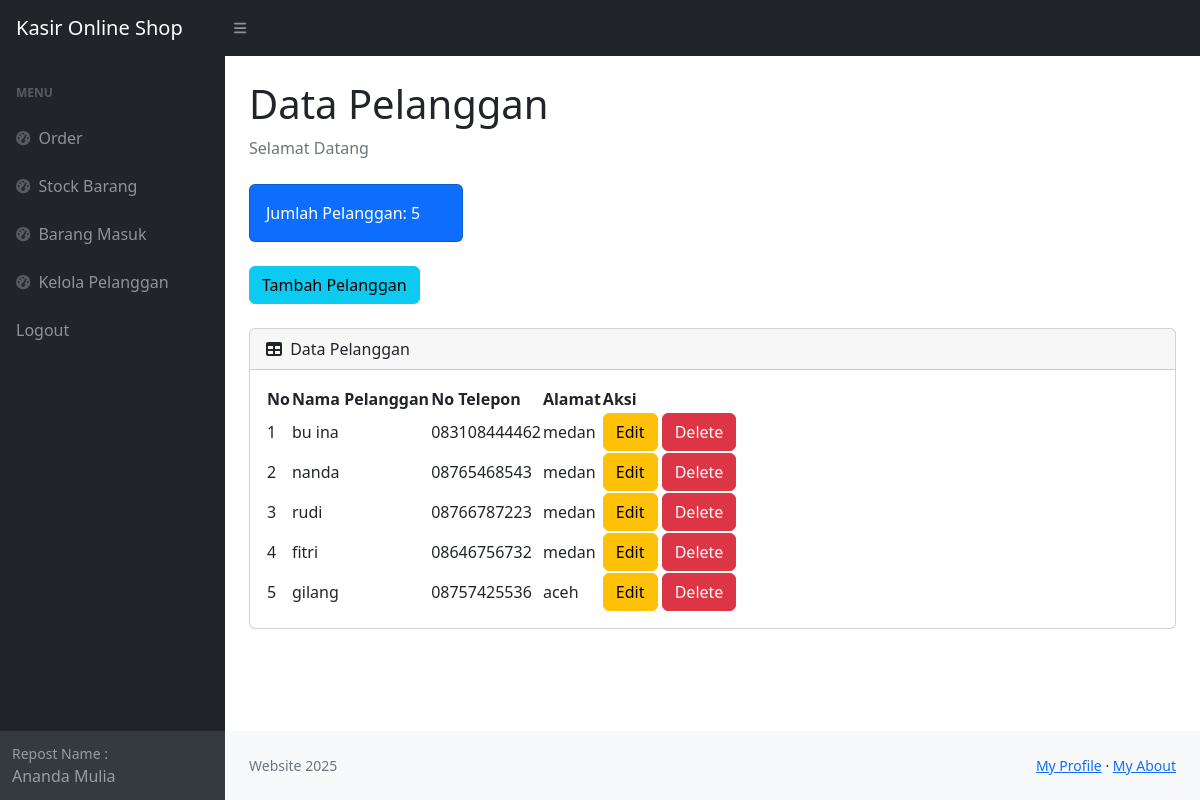
Page /pelanggan.php (signed in) on the committed database.
### tables this page shows
CREATE TABLE `pelanggan` (
  `idpelanggan` int(11) NOT NULL,
  `namapelanggan` varchar(30) NOT NULL,
  `notelp` varchar(15) NOT NULL,
  `alamat` text NOT NULL
);

### pelanggan.php (the view, shortened to what this page needs)
<?php
require 'ceklogin.php';
$h1 = mysqli_query($c,"select * from pelanggan");
$h2 = mysqli_num_rows($h1);
?>
<!DOCTYPE html>
<html lang="en">
    <head>
        <link href="https://cdn.datatables.net/1.10.20/css/datatables.bootsrap4.min.css" rel="stylesheet" />
        <link href="https://cdn.jsdelivr.net/npm/simple-datatables@7.1.2/dist/style.min.css" rel="stylesheet" />
        <link href="css/styles.css" rel="stylesheet" />
    </head>
    <body class="sb-nav-fixed">
        <nav class="sb-topnav navbar navbar-expand navbar-dark bg-dark">
            <a class="navbar-brand ps-3" href="index.php">Kasir Online Shop</a>
        <button class="btn btn-link btn-sm order-1 lg-0" id="sidebarToggle" href="#!"><i class="fas fa-bars"></i></button>
        </nav>
        <div id="layoutSidenav">
            <div id="layoutSidenav_nav">
                <nav class="sb-sidenav accordion sb-sidenav-dark" id="sidenavAccordion">
                    <div class="sb-sidenav-menu">
                        <div class="nav">
                            <div class="sb-sidenav-menu-heading">Menu</div>
                            <a class="nav-link" href="index.php">
                                <div class="sb-nav-link-icon"><i class="fas fa-tachometer-alt"></i></div>
                                Order
                            </a>
                            <a class="nav-link" href="stock.php">
                                <div class="sb-nav-link-icon"><i class="fas fa-tachometer-alt"></i></div>
                                Stock Barang
                            </a>
                            <a class="nav-link" href="masuk.php">
                                <div class="sb-nav-link-icon"><i class="fas fa-tachometer-alt"></i></div>
                                Barang Masuk
                            </a>
                            <a class="nav-link" href="Pelanggan.php">
                                <div class="sb-nav-link-icon"><i class="fas fa-tachometer-alt"></i></div>
                                Kelola Pelanggan
                            </a>
                            <a class="nav-link" href="logout.php">
                                Logout
                            </a>
                        </div>
                    </div>
                    <div class="sb-sidenav-footer">
                        <div class="small">Repost Name :</div>
                        Ananda Mulia
                    </div>
                </nav>
            </div>
            <div id="layoutSidenav_content">
                <main>
                    <div class="container-fluid px-4">
                        <h1 class="mt-4">Data Pelanggan</h1>
                        <ol class="breadcrumb mb-4">
                            <li class="breadcrumb-item active">Selamat Datang</li>
                        </ol>
                        <div class="row">
                            <div class="col-xl-3 col-md-6">
                                <div class="card bg-primary text-white mb-4">
                                    <div class="card-body">Jumlah Pelanggan: <?=$h2;?></div>
                                    </div>
                                </div>
                        </div>
                            <button type="button" class="btn btn-info mb-4" data-toggle="modal" data-target="#myModal">
                                 Tambah Pelanggan
                            </button>
                        <div class="card mb-4">
                            <div class="card-header">
                                <i class="fas fa-table me-1"></i>
                                Data Pelanggan
                            </div>
                            <div class="card-body">
                                <table id="datatablesSimple">
                                    <thead>
                                        <tr>
                                            <th>No</th>
                                            <th>Nama Pelanggan</th>
                                            <th>No Telepon</th>
                                            <th>Alamat</th>
                                            <th>Aksi</th>
                                        </tr>
                                    </thead>
                                    <tbody>
                                    <?php
                                    $get = mysqli_query($c,"select * from pelanggan");
                                    $i = 1;
                                    while($p=mysqli_fetch_array($get)){
                                    $namapelanggan = $p['namapelanggan'];
                                    $notelp = $p['notelp'];
                                    $alamat = $p['alamat'];
                                    $idpl = $p['idpelanggan'];
                                    ?>
                                        <tr>
                                            <td><?=$i++;?></td>
                                            <td><?=$namapelanggan;?></td>
                                            <td><?=$notelp;?></td>
                                            <td><?=$alamat;?></td>
                                            <td>
                                            <button type="button" class="btn btn-warning" data-toggle="modal" data-target="#edit<?=$idpl;?>">
                                                Edit
                                            </button>
                                            <button type="button" class="btn btn-danger" data-toggle="modal" data-target="#delete<?=$idpl;?>">
                                                Delete
                                            </button>
                                            </td>
                                        </tr>
                                    <?php
                                    };
                                    ?>
                                    </tbody>
                                </table>
                            </div>
                        </div>
                    </div>
                </main>
                <footer class="py-4 bg-light mt-auto">
                    <div class="container-fluid px-4">
                        <div class="d-flex align-items-center justify-content-between small">
                            <div class="text-muted">Website 2025</div>
                            <div>
                                <a href='Data' target='_blank'>My Profile</a>
                                &middot;
                                <a href='paralax' target='_blank'>My About</a>
                            </div>
                        </div>
                    </div>
                </footer>
            </div>
        </div>
    </body>
</html>

### rows in the picture
pelanggan: namapelanggan "bu ina", notelp "083108444462", alamat "medan"
pelanggan: namapelanggan "nanda", notelp "08765468543", alamat "medan"
pelanggan: namapelanggan "rudi", notelp "08766787223", alamat "medan"
pelanggan: namapelanggan "fitri", notelp "08646756732", alamat "medan"
pelanggan: namapelanggan "gilang", notelp "08757425536", alamat "aceh"

### other values in the picture
$h2 "5"
